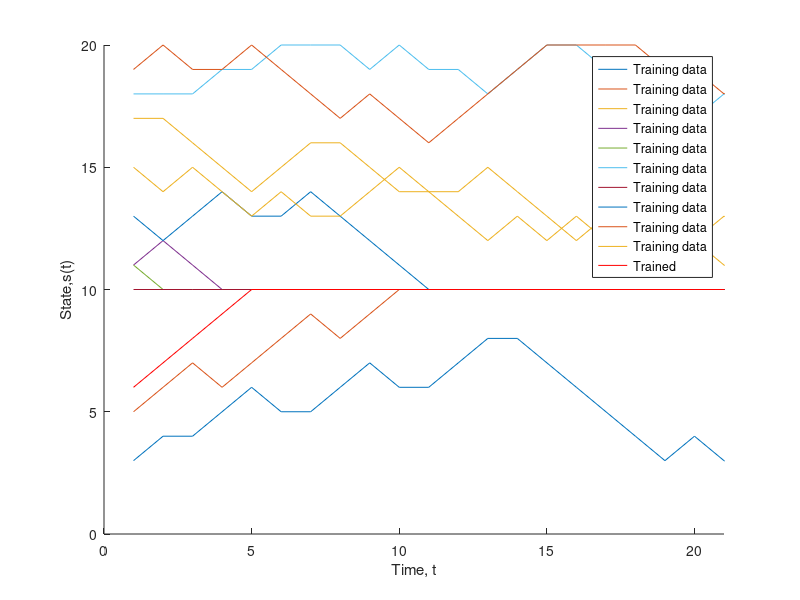
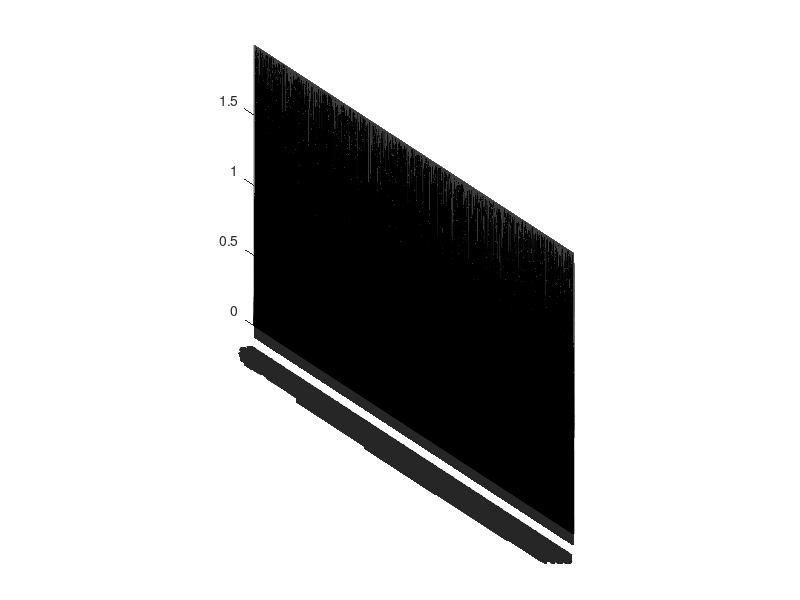

Recreate these plots in MATLAB, in order.
clear all;close all

Q=rand(4500,3); 
% save("Q_Random.mat","Q")
% Q = importdata("Q_table.mat");
xold=[];

for k=1:100

    x_ini=randi(20)

    xT=10;

    pfwd=0.7;

    alp=0.31;

    gam=0.1

    eps0=1;eps=eps0;

    N=540;

    x(1)=x_ini;

    for i=1:N,

        % chose an action from state x(i)

        [~,a] =  max(Q(x(i),:));

        c=rand;if c<eps, a=a; else a=randi(3);end

        eps=eps+(1-eps0)/N;

        x(i+1)=x(i)+(a-2)*randsrc(1,1,[1 -1;pfwd  1-pfwd]) ; % motion of human based on action

            if x(i+1)>=20, x(i+1)=20;end

        if x(i+1)<=1, x(i+1)=1;end

    

        [~,a_next] = max(Q(x(i+1),:));  % get future action

        if abs(x(i+1)-xT)< abs(x(i)-xT), r(i)=0;

        else r(i)=-1; end

        Q(x(i),a)=Q(x(i),a)+alp*(r(i)-gam*Q(x(i+1),a_next)-Q(x(i),a));

        xold(k,i)=x(i);

    end

    

end

x(1)=randi(20); %randi([min(xold) max(xold)]);

 

for i=1:N,

    % chose an action from state x(i)

    [~,a] = max(Q(x(i),:));

    x(i+1)=x(i)+(a-2)*randsrc(1,1,[1 -1;pfwd  1-pfwd]); % motion of human based on action

    if x(i+1)>=20, x(i+1)=20;end

    if x(i+1)<=1, x(i+1)=1;end

    [~,a_next] = max(Q(x(i+1),:));  % get future action

    if abs(x(i+1)-xT)< abs(x(i)-xT), r(i)=0;

    else r(i)=-1; end

    Q(x(i),a)=Q(x(i),a)+alp*(r(i)-gam*Q(x(i+1),a_next)-Q(x(i),a));

end

save('Q_table.mat','Q');

%figure; hold

%stairs(xold,'b');stairs(x);legend('Training Data','Trained Sys. w New IC-s.');shg

 

figure

hold

for k=1:10,plot(xold(k,:));end

plot(x,'r')
xlim([0 21])

legend({'Training data','Training data','Training data','Training data','Training data','Training data','Training data','Training data','Training data','Training data', 'Trained'})

xlabel('Time, t');ylabel('State,s(t)')

shg

figure

bar3(Q+1);shg